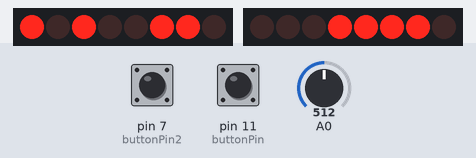
A sketch run on a simulated Arduino Uno, built with avr-gcc and run on an emulated ATmega328P. On the bench: 2 × 8 shift-register outputs drawn as a row of LEDs (first output left, lit = HIGH). Wiring (inferred from the names in the program): 2 × shift register (74HC595): data pin 2, shift clock pin 3, latch pin 10 / data pin 8, shift clock pin 9, latch pin 4. Wiring (inferred from the signals the program sends): 2 × row of LEDs: on Q0, Q1, Q2, Q3, Q4, Q5, Q6, Q7 / on Q0, Q1, Q2, Q3, Q4, Q5, Q6, Q7. The test bench sets the inputs (shaded band); at power-on: pin 11 (buttonPin) LOW, A0 = 512, pin 7 (buttonPin2) LOW. The local clock reads 2024-03-15 10:24:30 at power-on unless the sketch sets it; what the sketch prints to the serial monitor is not drawn.

Above: at 1.1 s.
At 2.8 s:
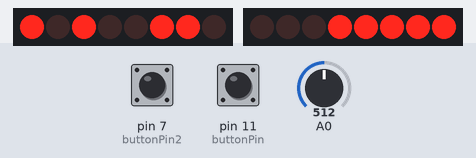
2.9 s: pin 11 (buttonPin) pulled HIGH for 1.2 s
At 5.5 s:
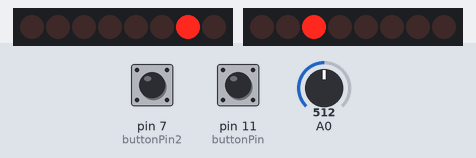
7.8 s: A0 set to 716
At 8.7 s:
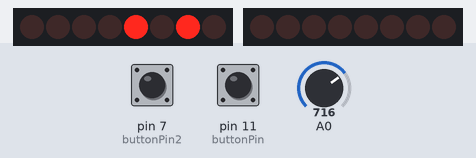
11.8 s: pin 11 (buttonPin) pulled HIGH for 3.2 s
At 14.0 s:
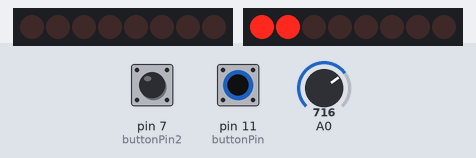
Timing chart, 0 to 40.1 s (numbered marks = the images above; inputs shaded):
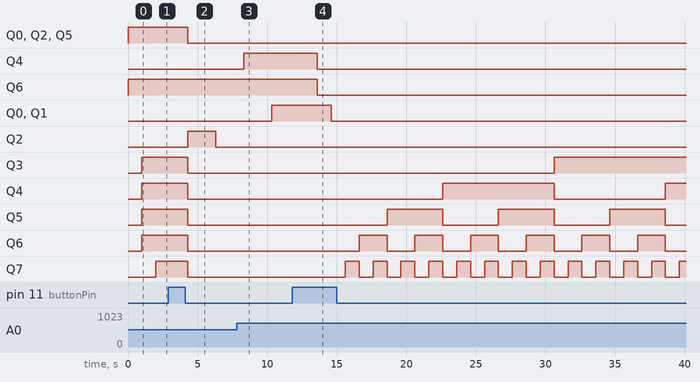

Measured:
- after the input at 7.8 s, Q4: LOW → HIGH after 0.51 s; Q0, Q1: LOW → HIGH after 2.5 s
- after the input at 11.8 s, Q4, Q6: HIGH → LOW after 1.8 s; Q0, Q1: HIGH → LOW after 2.8 s; Q3: LOW → HIGH after 18.8 s; Q4: LOW → HIGH after 10.8 s, → LOW 8.0 s later, → HIGH 8.0 s later; Q5: alternates HIGH for 4.0 s and LOW for 4.0 s, starting after 6.8 s

The sketch:

binaryClockFinal.ino
```cpp
#include <Wire.h>
#include "RTClib.h"

 RTC_DS1307 RTC;
 int datapin = 2;
 int clockpin = 3;
 int latchpin = 4;
 int datapin2 = 8;
 int clockpin2 = 9;
 int latchpin2= 10;
 byte data1 = 0;
 byte data2 = 0;
 const int  buttonPin = 11;    // the pin that the pushbutton is attached to
 int buttonPushCounter = 1;   // counter for the number of button presses
 int buttonState = 0;     // current state of the button
 int buttonState1 = 0;
 int lastButtonState = 0;
 int bandera = 0; // previous state of the button
 const int buttonPin2 = 7;
 int minus;
 int secus;
 int hor;

void setup(){
  pinMode(buttonPin, INPUT);
  Serial.begin(9600);
  Wire.begin();
  RTC.begin();
  if (! RTC.isrunning()) {
  Serial.println("RTC is NOT running!");}
  pinMode(datapin, OUTPUT);
  pinMode(clockpin, OUTPUT);
  pinMode(latchpin, OUTPUT);
  pinMode(datapin2, OUTPUT);
  pinMode(clockpin2, OUTPUT);
  pinMode(latchpin2, OUTPUT);
  pinMode(buttonPin2, INPUT);
}

void loop() {
  buttonState = digitalRead(buttonPin);
  buttonState1 = digitalRead(buttonPin2);
  Serial.print("Bandera:");
  Serial.print(bandera);
  if(lastButtonState != buttonState){
    if ((buttonState == HIGH) ||(buttonState1 == HIGH)) {
    Serial.print('Cambio');
    bandera++;
    if(bandera>2){
      bandera=0;
    }
    Serial.println(bandera);
    Serial.println(buttonState1);
    delay(300);
    //lastButtonState = buttonState;
  }
  }
  if(bandera == 0){
    reloj();
    Serial.println("Hola");
  }
  if(bandera == 1){
    temperatura();
    Serial.println("Bien");
  }
  if(bandera == 2){
     hor=0;
     minus=0;
     secus=0;
     while (bandera == 2){
     cronometro();
     }
  }

}

void writeByte(byte data, byte set)
{
  int d,c,l;
  if (set==1)
  {
    d = 2;
    c = 3;
    l = 4;
  }
  else if (set==2)
  {
    d = 8;
    c = 9;
    l = 10;
  }
  shiftOut(d, c, MSBFIRST, data);
  // toggle the latch pin so that the data appears as an output
  digitalWrite(l, HIGH);
  digitalWrite(l, LOW);
}

void reloj(){
  Serial.begin(57600);
  DateTime now = RTC.now();
  // All used for checking the time of the clock
  // This section can be removed when everything is working
  int mins = now.minute();
  int secs = now.second();
  int hr = now.hour();
  // convert to 12 hour time
  if (hr>12)
  {
    hr = hr-12;
  }

  // variables to describe pattern of on lights
  byte data1 = 0;
  byte data2 = 0;

  // encode the time
  // hr = 1st four bits controlled by the first shift register
  for (int i =0;i<4;i++)
  {
    if (bitRead(hr,i)==1)
    {
      bitWrite(data1,3-i,1);
      Serial.print(hr);
    }
  }
  // mins on the first shift register (last 4 leds)
  for (int i =2;i<6;i++)
  {
    if (bitRead(mins,i)==1)
    {
      bitWrite(data1,9-i,1);
    }
  }
  // mins on the second shift register (first 2 leds)
  for (int i =0;i<2;i++)
  {
    if (bitRead(mins,i)==1)
    {
      bitWrite(data2,1-i,1);
    }
  }
  // seconds, controlled by the second shift register (all 6 leds)
  for (int i =2;i<8;i++)
  {
    if (bitRead(secs,i-2)==1)
    {
      bitWrite(data2,9-i,1);
    }
  }
  // output the information
  Serial.println(mins);
  Serial.println(secs);
  writeByte(data1,1);
  writeByte(data2,2);
  // a pause every one second for the serial monitor output
  delay(1000);

}


void cronometro(){

  // All used for checking the time of the clock
  // This section can be removed when everything is working

  byte data1 = 0;
  byte data2 = 0;
  // encode the time
  // hr = 1st four bits controlled by the first shift register
  for (int i =0;i<4;i++)
  {
    if (bitRead(hor,i)==1)
    {
      bitWrite(data1,3-i,1);
      Serial.print(hor);
    }
  }
  // mins on the first shift register (last 4 leds)
  for (int i =2;i<6;i++)
  {
    if (bitRead(minus,i)==1)
    {
      bitWrite(data1,9-i,1);
    }
  }
  // mins on the second shift register (first 2 leds)
  for (int i =0;i<2;i++)
  {
    if (bitRead(minus,i)==1)
    {
      bitWrite(data2,1-i,1);
    }
  }
  // seconds, controlled by the second shift register (all 6 leds)
  for (int i =2;i<8;i++)
  {
    if (bitRead(secus,i-2)==1)
    {
      bitWrite(data2,9-i,1);
    }
  }
  Serial.println(minus);
  Serial.println(secus);
  writeByte(data1,1);
  writeByte(data2,2);
  // a pause every one second for the serial monitor output
  delay(1000);
  if (secus>58){
    minus= minus+1;
    secus=0;
  }
  if (minus > 58){
    hor=hor+1;
    minus=0;
  }
  if (hor>12){
    hor=0;
  }
  secus= secus+1;
}

void temperatura(){
  delay(1000);
  const int temperaturePin = 0;
  Serial.begin(9600);
  float voltage;
  int degreesC;// degreesF;
  int dato1 = 0;
  int dato2 = 0;
  voltage = getVoltage(temperaturePin);
  degreesC = (voltage - 0.5) * 100.0;
  //degreesF = degreesC * (9.0/5.0) + 32.0;

  // mins on the first shift register (last 4 leds)
  for (int i =2;i<6;i++)
  {
    if (bitRead(degreesC,i)==1)
    {
      bitWrite(dato1,9-i,1);
    }
  }
  // mins on the second shift register (first 2 leds)
  for (int i =0;i<2;i++)
  {
    if (bitRead(degreesC,i)==1)

      bitWrite(dato2,1-i,1);
    }
  writeByte(dato1,1);
  writeByte(dato2,2);
  Serial.print("voltage: ");
  Serial.print(voltage);
  Serial.print("  deg C: ");
  Serial.print(degreesC);
 // Serial.print("  deg F: ");
 // Serial.println(degreesF);
  delay(1000);
}

float getVoltage(int pin)
{
  return (analogRead(pin) * 0.004882814);
}
```
